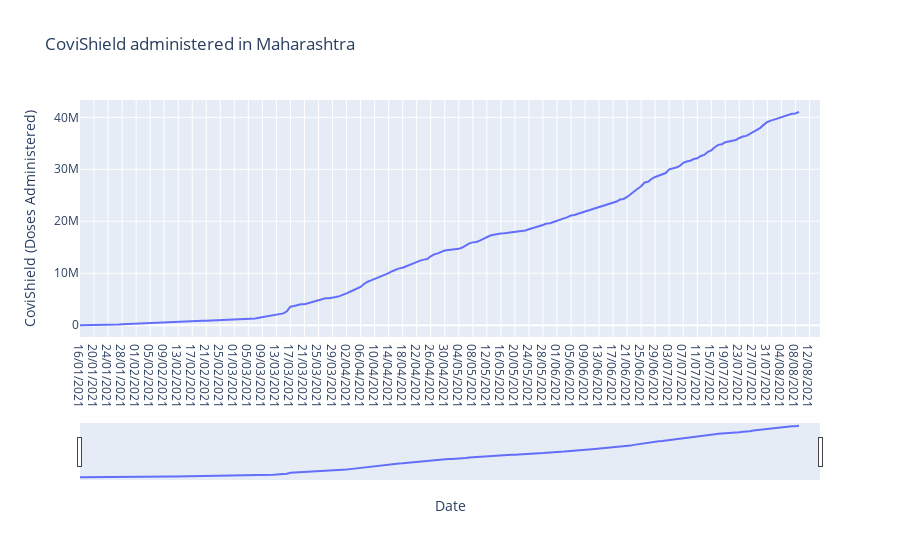

Notebook source saved alongside this figure:
### Code cell
fig = px.line(Maharashtra, x='Date', y='CoviShield (Doses Administered)', title='CoviShield administered in Maharashtra')
fig.update_xaxes(rangeslider_visible=True)

### Figure 1 — Plotly figure (JSON) as saved in the notebook; plotly's stock layout.template omitted (floating-point values rounded to 4 significant figures; data arrays with more than 128 entries replaced by an {"elided": "..."} marker saying what was removed)
{"data": [{"hovertemplate": "Date=%{x}<br>CoviShield (Doses Administered)=%{y}<extra></extra>", "legendgroup": "", "line": {"color": "#636efa", "dash": "solid"}, "marker": {"symbol": "circle"}, "mode": "lines", "name": "", "orientation": "v", "showlegend": false, "type": "scatter", "x": {"elided": "212 str values"}, "xaxis": "x", "y": {"elided": "212 int values"}, "yaxis": "y"}], "layout": {"legend": {"tracegroupgap": 0}, "title": {"text": "CoviShield administered in Maharashtra"}, "xaxis": {"anchor": "y", "domain": [0, 1], "rangeslider": {"visible": true}, "title": {"text": "Date"}}, "yaxis": {"anchor": "x", "domain": [0, 1], "title": {"text": "CoviShield (Doses Administered)"}}}}
